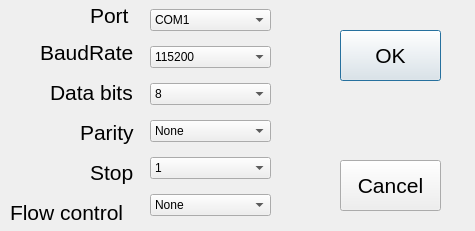
<?xml version="1.0" encoding="UTF-8"?>
<ui version="4.0">
 <class>SerialPort</class>
 <widget class="QDialog" name="SerialPort">
  <property name="geometry">
   <rect>
    <x>0</x>
    <y>0</y>
    <width>475</width>
    <height>231</height>
   </rect>
  </property>
  <property name="windowTitle">
   <string>SerialPort Settings</string>
  </property>
  <widget class="QPushButton" name="ok">
   <property name="geometry">
    <rect>
     <x>340</x>
     <y>30</y>
     <width>101</width>
     <height>51</height>
    </rect>
   </property>
   <property name="font">
    <font>
     <pointsize>16</pointsize>
    </font>
   </property>
   <property name="text">
    <string>OK</string>
   </property>
  </widget>
  <widget class="QPushButton" name="cancel">
   <property name="geometry">
    <rect>
     <x>340</x>
     <y>160</y>
     <width>101</width>
     <height>51</height>
    </rect>
   </property>
   <property name="font">
    <font>
     <pointsize>16</pointsize>
    </font>
   </property>
   <property name="text">
    <string>Cancel</string>
   </property>
  </widget>
  <widget class="QWidget" name="layoutWidget">
   <property name="geometry">
    <rect>
     <x>150</x>
     <y>0</y>
     <width>121</width>
     <height>231</height>
    </rect>
   </property>
   <layout class="QVBoxLayout" name="verticalLayout">
    <item>
     <widget class="QComboBox" name="port">
      <item>
       <property name="text">
        <string>COM1</string>
       </property>
      </item>
      <item>
       <property name="text">
        <string>COM2</string>
       </property>
      </item>
      <item>
       <property name="text">
        <string>COM3</string>
       </property>
      </item>
      <item>
       <property name="text">
        <string>COM4</string>
       </property>
      </item>
      <item>
       <property name="text">
        <string>COM5</string>
       </property>
      </item>
      <item>
       <property name="text">
        <string>COM5</string>
       </property>
      </item>
      <item>
       <property name="text">
        <string>COM7</string>
       </property>
      </item>
      <item>
       <property name="text">
        <string>COM8</string>
       </property>
      </item>
     </widget>
    </item>
    <item>
     <widget class="QComboBox" name="BaudRate">
      <item>
       <property name="text">
        <string>115200</string>
       </property>
      </item>
      <item>
       <property name="text">
        <string>110</string>
       </property>
      </item>
      <item>
       <property name="text">
        <string>300</string>
       </property>
      </item>
      <item>
       <property name="text">
        <string>1200</string>
       </property>
      </item>
      <item>
       <property name="text">
        <string>2400</string>
       </property>
      </item>
      <item>
       <property name="text">
        <string>4800</string>
       </property>
      </item>
      <item>
       <property name="text">
        <string>9600</string>
       </property>
      </item>
      <item>
       <property name="text">
        <string>19200</string>
       </property>
      </item>
      <item>
       <property name="text">
        <string>38400</string>
       </property>
      </item>
      <item>
       <property name="text">
        <string>57600</string>
       </property>
      </item>
      <item>
       <property name="text">
        <string>230400</string>
       </property>
      </item>
     </widget>
    </item>
    <item>
     <widget class="QComboBox" name="Databits">
      <item>
       <property name="text">
        <string>8</string>
       </property>
      </item>
      <item>
       <property name="text">
        <string>5</string>
       </property>
      </item>
      <item>
       <property name="text">
        <string>6</string>
       </property>
      </item>
      <item>
       <property name="text">
        <string>7</string>
       </property>
      </item>
     </widget>
    </item>
    <item>
     <widget class="QComboBox" name="Parity">
      <item>
       <property name="text">
        <string>None</string>
       </property>
      </item>
      <item>
       <property name="text">
        <string>Even</string>
       </property>
      </item>
      <item>
       <property name="text">
        <string>Odd</string>
       </property>
      </item>
      <item>
       <property name="text">
        <string>Mark</string>
       </property>
      </item>
      <item>
       <property name="text">
        <string>Space</string>
       </property>
      </item>
     </widget>
    </item>
    <item>
     <widget class="QComboBox" name="Stop">
      <item>
       <property name="text">
        <string>1</string>
       </property>
      </item>
      <item>
       <property name="text">
        <string>1.5</string>
       </property>
      </item>
      <item>
       <property name="text">
        <string>2</string>
       </property>
      </item>
     </widget>
    </item>
    <item>
     <widget class="QComboBox" name="Flow">
      <item>
       <property name="text">
        <string>None</string>
       </property>
      </item>
      <item>
       <property name="text">
        <string>RTS/CTS</string>
       </property>
      </item>
      <item>
       <property name="text">
        <string>XON/XOFF</string>
       </property>
      </item>
     </widget>
    </item>
   </layout>
  </widget>
  <widget class="QLabel" name="label_2">
   <property name="geometry">
    <rect>
     <x>40</x>
     <y>40</y>
     <width>95</width>
     <height>25</height>
    </rect>
   </property>
   <property name="font">
    <font>
     <pointsize>16</pointsize>
    </font>
   </property>
   <property name="styleSheet">
    <string notr="true"/>
   </property>
   <property name="text">
    <string>BaudRate</string>
   </property>
  </widget>
  <widget class="QLabel" name="label">
   <property name="geometry">
    <rect>
     <x>90</x>
     <y>3</y>
     <width>44</width>
     <height>25</height>
    </rect>
   </property>
   <property name="font">
    <font>
     <pointsize>16</pointsize>
    </font>
   </property>
   <property name="text">
    <string>Port</string>
   </property>
  </widget>
  <widget class="QLabel" name="label_3">
   <property name="geometry">
    <rect>
     <x>50</x>
     <y>80</y>
     <width>87</width>
     <height>25</height>
    </rect>
   </property>
   <property name="font">
    <font>
     <pointsize>16</pointsize>
    </font>
   </property>
   <property name="text">
    <string>Data bits</string>
   </property>
  </widget>
  <widget class="QLabel" name="label_6">
   <property name="geometry">
    <rect>
     <x>10</x>
     <y>200</y>
     <width>123</width>
     <height>25</height>
    </rect>
   </property>
   <property name="font">
    <font>
     <pointsize>16</pointsize>
    </font>
   </property>
   <property name="text">
    <string>Flow control</string>
   </property>
  </widget>
  <widget class="QLabel" name="label_4">
   <property name="geometry">
    <rect>
     <x>80</x>
     <y>120</y>
     <width>58</width>
     <height>25</height>
    </rect>
   </property>
   <property name="font">
    <font>
     <pointsize>16</pointsize>
    </font>
   </property>
   <property name="text">
    <string>Parity</string>
   </property>
  </widget>
  <widget class="QLabel" name="label_5">
   <property name="geometry">
    <rect>
     <x>90</x>
     <y>160</y>
     <width>46</width>
     <height>25</height>
    </rect>
   </property>
   <property name="font">
    <font>
     <pointsize>16</pointsize>
    </font>
   </property>
   <property name="text">
    <string>Stop</string>
   </property>
  </widget>
 </widget>
 <resources/>
 <connections/>
</ui>
